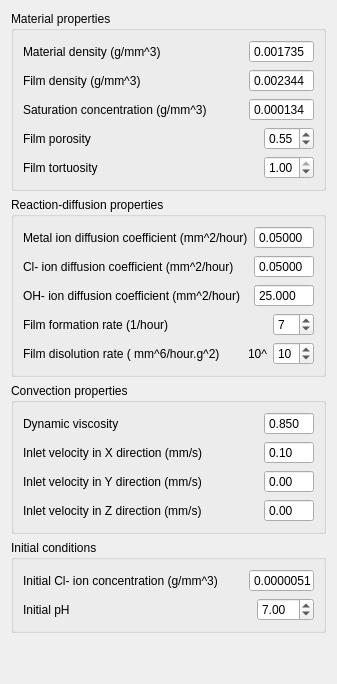
       <widget class="QWidget" name="tabMaterial">
        <attribute name="title">
         <string>Materials &amp;&amp; BCs</string>
        </attribute>
        <layout class="QVBoxLayout" name="verticalLayout_14">
         <item>
          <widget class="QGroupBox" name="materialsGroup">
           <property name="title">
            <string>Material properties</string>
           </property>
           <layout class="QVBoxLayout" name="verticalLayout_8">
            <item>
             <layout class="QHBoxLayout" name="horizontalLayout_28">
              <item>
               <widget class="QLabel" name="featureSizeLabel_9">
                <property name="text">
                 <string>Material density (g/mm^3)</string>
                </property>
               </widget>
              </item>
              <item>
               <widget class="QDoubleSpinBox" name="matDensitySpin">
                <property name="maximumSize">
                 <size>
                  <width>65</width>
                  <height>16777215</height>
                 </size>
                </property>
                <property name="buttonSymbols">
                 <enum>QAbstractSpinBox::NoButtons</enum>
                </property>
                <property name="decimals">
                 <number>6</number>
                </property>
                <property name="minimum">
                 <double>0.000000000000000</double>
                </property>
                <property name="maximum">
                 <double>1.000000000000000</double>
                </property>
                <property name="singleStep">
                 <double>0.010000000000000</double>
                </property>
                <property name="value">
                 <double>0.001735000000000</double>
                </property>
               </widget>
              </item>
             </layout>
            </item>
            <item>
             <layout class="QHBoxLayout" name="horizontalLayout_29">
              <item>
               <widget class="QLabel" name="featureSizeLabel_10">
                <property name="text">
                 <string>Film density (g/mm^3)</string>
                </property>
               </widget>
              </item>
              <item>
               <widget class="QDoubleSpinBox" name="filmDensitySpin">
                <property name="maximumSize">
                 <size>
                  <width>65</width>
                  <height>16777215</height>
                 </size>
                </property>
                <property name="buttonSymbols">
                 <enum>QAbstractSpinBox::NoButtons</enum>
                </property>
                <property name="decimals">
                 <number>6</number>
                </property>
                <property name="minimum">
                 <double>0.000000000000000</double>
                </property>
                <property name="maximum">
                 <double>1.000000000000000</double>
                </property>
                <property name="singleStep">
                 <double>0.010000000000000</double>
                </property>
                <property name="value">
                 <double>0.002344000000000</double>
                </property>
               </widget>
              </item>
             </layout>
            </item>
            <item>
             <layout class="QHBoxLayout" name="horizontalLayout_30">
              <item>
               <widget class="QLabel" name="featureSizeLabel_11">
                <property name="text">
                 <string>Saturation concentration (g/mm^3)</string>
                </property>
               </widget>
              </item>
              <item>
               <widget class="QDoubleSpinBox" name="matSaturSpin">
                <property name="maximumSize">
                 <size>
                  <width>65</width>
                  <height>16777215</height>
                 </size>
                </property>
                <property name="buttonSymbols">
                 <enum>QAbstractSpinBox::NoButtons</enum>
                </property>
                <property name="decimals">
                 <number>6</number>
                </property>
                <property name="minimum">
                 <double>0.000000000000000</double>
                </property>
                <property name="maximum">
                 <double>1.000000000000000</double>
                </property>
                <property name="singleStep">
                 <double>0.010000000000000</double>
                </property>
                <property name="value">
                 <double>0.000134000000000</double>
                </property>
               </widget>
              </item>
             </layout>
            </item>
            <item>
             <layout class="QHBoxLayout" name="horizontalLayout_31">
              <item>
               <widget class="QLabel" name="featureSizeLabel_12">
                <property name="text">
                 <string>Film porosity </string>
                </property>
               </widget>
              </item>
              <item>
               <widget class="QDoubleSpinBox" name="filmPorositySpin">
                <property name="maximumSize">
                 <size>
                  <width>50</width>
                  <height>16777215</height>
                 </size>
                </property>
                <property name="minimum">
                 <double>0.000000000000000</double>
                </property>
                <property name="maximum">
                 <double>1.000000000000000</double>
                </property>
                <property name="singleStep">
                 <double>0.010000000000000</double>
                </property>
                <property name="value">
                 <double>0.550000000000000</double>
                </property>
               </widget>
              </item>
             </layout>
            </item>
            <item>
             <layout class="QHBoxLayout" name="horizontalLayout_32">
              <item>
               <widget class="QLabel" name="featureSizeLabel_13">
                <property name="text">
                 <string>Film tortuosity </string>
                </property>
               </widget>
              </item>
              <item>
               <widget class="QDoubleSpinBox" name="filmTortuoSpin">
                <property name="maximumSize">
                 <size>
                  <width>50</width>
                  <height>16777215</height>
                 </size>
                </property>
                <property name="minimum">
                 <double>0.000000000000000</double>
                </property>
                <property name="maximum">
                 <double>1.000000000000000</double>
                </property>
                <property name="singleStep">
                 <double>0.010000000000000</double>
                </property>
                <property name="value">
                 <double>1.000000000000000</double>
                </property>
               </widget>
              </item>
             </layout>
            </item>
           </layout>
          </widget>
         </item>
         <item>
          <widget class="QGroupBox" name="reactDiffGroup">
           <property name="title">
            <string>Reaction-diffusion properties</string>
           </property>
           <layout class="QVBoxLayout" name="verticalLayout_10">
            <item>
             <layout class="QHBoxLayout" name="horizontalLayout_33">
              <item>
               <widget class="QLabel" name="featureSizeLabel_14">
                <property name="text">
                 <string>Metal ion diffusion coefficient (mm^2/hour)</string>
                </property>
               </widget>
              </item>
              <item>
               <widget class="QDoubleSpinBox" name="metalDiffCoefSpin">
                <property name="maximumSize">
                 <size>
                  <width>60</width>
                  <height>16777215</height>
                 </size>
                </property>
                <property name="buttonSymbols">
                 <enum>QAbstractSpinBox::NoButtons</enum>
                </property>
                <property name="decimals">
                 <number>5</number>
                </property>
                <property name="minimum">
                 <double>0.000000000000000</double>
                </property>
                <property name="maximum">
                 <double>100.000000000000000</double>
                </property>
                <property name="singleStep">
                 <double>0.010000000000000</double>
                </property>
                <property name="value">
                 <double>0.050000000000000</double>
                </property>
               </widget>
              </item>
             </layout>
            </item>
            <item>
             <layout class="QHBoxLayout" name="horizontalLayout_34">
              <item>
               <widget class="QLabel" name="featureSizeLabel_15">
                <property name="text">
                 <string>Cl- ion diffusion coefficient (mm^2/hour)</string>
                </property>
               </widget>
              </item>
              <item>
               <widget class="QDoubleSpinBox" name="clDiffCoefSpin">
                <property name="maximumSize">
                 <size>
                  <width>60</width>
                  <height>16777215</height>
                 </size>
                </property>
                <property name="buttonSymbols">
                 <enum>QAbstractSpinBox::NoButtons</enum>
                </property>
                <property name="decimals">
                 <number>5</number>
                </property>
                <property name="minimum">
                 <double>0.000000000000000</double>
                </property>
                <property name="maximum">
                 <double>100.000000000000000</double>
                </property>
                <property name="singleStep">
                 <double>0.010000000000000</double>
                </property>
                <property name="value">
                 <double>0.050000000000000</double>
                </property>
               </widget>
              </item>
             </layout>
            </item>
            <item>
             <layout class="QHBoxLayout" name="horizontalLayout_35">
              <item>
               <widget class="QLabel" name="featureSizeLabel_16">
                <property name="text">
                 <string>OH- ion diffusion coefficient (mm^2/hour)</string>
                </property>
               </widget>
              </item>
              <item>
               <widget class="QDoubleSpinBox" name="ohDiffCoefSpin">
                <property name="maximumSize">
                 <size>
                  <width>60</width>
                  <height>16777215</height>
                 </size>
                </property>
                <property name="buttonSymbols">
                 <enum>QAbstractSpinBox::NoButtons</enum>
                </property>
                <property name="decimals">
                 <number>3</number>
                </property>
                <property name="minimum">
                 <double>0.000000000000000</double>
                </property>
                <property name="maximum">
                 <double>1000.000000000000000</double>
                </property>
                <property name="singleStep">
                 <double>0.010000000000000</double>
                </property>
                <property name="value">
                 <double>25.000000000000000</double>
                </property>
               </widget>
              </item>
             </layout>
            </item>
            <item>
             <layout class="QHBoxLayout" name="horizontalLayout_36">
              <item>
               <widget class="QLabel" name="label_16">
                <property name="text">
                 <string>Film formation rate (1/hour)</string>
                </property>
               </widget>
              </item>
              <item>
               <widget class="QSpinBox" name="k1ReactionSpin">
                <property name="sizePolicy">
                 <sizepolicy hsizetype="Fixed" vsizetype="Fixed">
                  <horstretch>0</horstretch>
                  <verstretch>0</verstretch>
                 </sizepolicy>
                </property>
                <property name="buttonSymbols">
                 <enum>QAbstractSpinBox::UpDownArrows</enum>
                </property>
                <property name="minimum">
                 <number>0</number>
                </property>
                <property name="maximum">
                 <number>30</number>
                </property>
                <property name="value">
                 <number>7</number>
                </property>
               </widget>
              </item>
             </layout>
            </item>
            <item>
             <layout class="QHBoxLayout" name="horizontalLayout_10">
              <item>
               <widget class="QLabel" name="label_15">
                <property name="text">
                 <string>Film disolution rate ( mm^6/hour.g^2) </string>
                </property>
               </widget>
              </item>
              <item>
               <widget class="QLabel" name="label_17">
                <property name="sizePolicy">
                 <sizepolicy hsizetype="Fixed" vsizetype="Preferred">
                  <horstretch>0</horstretch>
                  <verstretch>0</verstretch>
                 </sizepolicy>
                </property>
                <property name="text">
                 <string>10^</string>
                </property>
               </widget>
              </item>
              <item>
               <widget class="QSpinBox" name="k2ReactionSpin">
                <property name="sizePolicy">
                 <sizepolicy hsizetype="Fixed" vsizetype="Fixed">
                  <horstretch>0</horstretch>
                  <verstretch>0</verstretch>
                 </sizepolicy>
                </property>
                <property name="buttonSymbols">
                 <enum>QAbstractSpinBox::UpDownArrows</enum>
                </property>
                <property name="minimum">
                 <number>0</number>
                </property>
                <property name="maximum">
                 <number>30</number>
                </property>
                <property name="value">
                 <number>10</number>
                </property>
               </widget>
              </item>
             </layout>
            </item>
           </layout>
          </widget>
         </item>
         <item>
          <widget class="QGroupBox" name="convectGroup">
           <property name="title">
            <string>Convection properties</string>
           </property>
           <layout class="QVBoxLayout" name="verticalLayout_12">
            <item>
             <layout class="QHBoxLayout" name="horizontalLayout_37">
              <item>
               <widget class="QLabel" name="featureSizeLabel_17">
                <property name="text">
                 <string>Dynamic viscosity</string>
                </property>
               </widget>
              </item>
              <item>
               <widget class="QDoubleSpinBox" name="dynaViscositySpin">
                <property name="maximumSize">
                 <size>
                  <width>50</width>
                  <height>16777215</height>
                 </size>
                </property>
                <property name="buttonSymbols">
                 <enum>QAbstractSpinBox::NoButtons</enum>
                </property>
                <property name="decimals">
                 <number>3</number>
                </property>
                <property name="minimum">
                 <double>0.000000000000000</double>
                </property>
                <property name="maximum">
                 <double>100.000000000000000</double>
                </property>
                <property name="singleStep">
                 <double>0.010000000000000</double>
                </property>
                <property name="value">
                 <double>0.850000000000000</double>
                </property>
               </widget>
              </item>
             </layout>
            </item>
            <item>
             <layout class="QHBoxLayout" name="horizontalLayout_38">
              <item>
               <widget class="QLabel" name="featureSizeLabel_18">
                <property name="text">
                 <string>Inlet velocity in X direction (mm/s)</string>
                </property>
               </widget>
              </item>
              <item>
               <widget class="QDoubleSpinBox" name="inletVelocXSpin">
                <property name="maximumSize">
                 <size>
                  <width>50</width>
                  <height>16777215</height>
                 </size>
                </property>
                <property name="buttonSymbols">
                 <enum>QAbstractSpinBox::NoButtons</enum>
                </property>
                <property name="decimals">
                 <number>2</number>
                </property>
                <property name="minimum">
                 <double>-100.000000000000000</double>
                </property>
                <property name="maximum">
                 <double>100.000000000000000</double>
                </property>
                <property name="singleStep">
                 <double>0.010000000000000</double>
                </property>
                <property name="value">
                 <double>0.100000000000000</double>
                </property>
               </widget>
              </item>
             </layout>
            </item>
            <item>
             <layout class="QHBoxLayout" name="horizontalLayout_39">
              <item>
               <widget class="QLabel" name="featureSizeLabel_19">
                <property name="text">
                 <string>Inlet velocity in Y direction (mm/s)</string>
                </property>
               </widget>
              </item>
              <item>
               <widget class="QDoubleSpinBox" name="inletVelocYSpin">
                <property name="maximumSize">
                 <size>
                  <width>50</width>
                  <height>16777215</height>
                 </size>
                </property>
                <property name="buttonSymbols">
                 <enum>QAbstractSpinBox::NoButtons</enum>
                </property>
                <property name="decimals">
                 <number>2</number>
                </property>
                <property name="minimum">
                 <double>-100.000000000000000</double>
                </property>
                <property name="maximum">
                 <double>100.000000000000000</double>
                </property>
                <property name="singleStep">
                 <double>0.010000000000000</double>
                </property>
                <property name="value">
                 <double>0.000000000000000</double>
                </property>
               </widget>
              </item>
             </layout>
            </item>
            <item>
             <layout class="QHBoxLayout" name="horizontalLayout_40">
              <item>
               <widget class="QLabel" name="featureSizeLabel_20">
                <property name="text">
                 <string>Inlet velocity in Z direction (mm/s)</string>
                </property>
               </widget>
              </item>
              <item>
               <widget class="QDoubleSpinBox" name="inletVelocZSpin">
                <property name="maximumSize">
                 <size>
                  <width>50</width>
                  <height>16777215</height>
                 </size>
                </property>
                <property name="buttonSymbols">
                 <enum>QAbstractSpinBox::NoButtons</enum>
                </property>
                <property name="decimals">
                 <number>2</number>
                </property>
                <property name="minimum">
                 <double>-100.000000000000000</double>
                </property>
                <property name="maximum">
                 <double>100.000000000000000</double>
                </property>
                <property name="singleStep">
                 <double>0.010000000000000</double>
                </property>
                <property name="value">
                 <double>0.000000000000000</double>
                </property>
               </widget>
              </item>
             </layout>
            </item>
           </layout>
          </widget>
         </item>
         <item>
          <widget class="QGroupBox" name="ICGroup">
           <property name="title">
            <string>Initial conditions</string>
           </property>
           <layout class="QVBoxLayout" name="verticalLayout_13">
            <item>
             <layout class="QHBoxLayout" name="horizontalLayout_41">
              <item>
               <widget class="QLabel" name="featureSizeLabel_21">
                <property name="text">
                 <string>Initial Cl- ion concentration (g/mm^3)</string>
                </property>
               </widget>
              </item>
              <item>
               <widget class="QDoubleSpinBox" name="initClConcenSpin">
                <property name="maximumSize">
                 <size>
                  <width>65</width>
                  <height>16777215</height>
                 </size>
                </property>
                <property name="buttonSymbols">
                 <enum>QAbstractSpinBox::NoButtons</enum>
                </property>
                <property name="decimals">
                 <number>8</number>
                </property>
                <property name="minimum">
                 <double>0.000000000000000</double>
                </property>
                <property name="maximum">
                 <double>100.000000000000000</double>
                </property>
                <property name="singleStep">
                 <double>0.000100000000000</double>
                </property>
                <property name="value">
                 <double>0.000005170000000</double>
                </property>
               </widget>
              </item>
             </layout>
            </item>
            <item>
             <layout class="QHBoxLayout" name="horizontalLayout_42">
              <item>
               <widget class="QLabel" name="label_18">
                <property name="text">
                 <string>Initial pH</string>
                </property>
               </widget>
              </item>
              <item>
               <widget class="QDoubleSpinBox" name="initpHSpin">
                <property name="sizePolicy">
                 <sizepolicy hsizetype="Fixed" vsizetype="Fixed">
                  <horstretch>0</horstretch>
                  <verstretch>0</verstretch>
                 </sizepolicy>
                </property>
                <property name="buttonSymbols">
                 <enum>QAbstractSpinBox::UpDownArrows</enum>
                </property>
                <property name="decimals">
                 <number>2</number>
                </property>
                <property name="minimum">
                 <double>1.000000000000000</double>
                </property>
                <property name="maximum">
                 <double>14.000000000000000</double>
                </property>
                <property name="value">
                 <double>7.000000000000000</double>
                </property>
               </widget>
              </item>
             </layout>
            </item>
           </layout>
          </widget>
         </item>
         <item>
          <spacer name="verticalSpacer_2">
           <property name="orientation">
            <enum>Qt::Vertical</enum>
           </property>
           <property name="sizeHint" stdset="0">
            <size>
             <width>20</width>
             <height>40</height>
            </size>
           </property>
          </spacer>
         </item>
        </layout>
       </widget>
